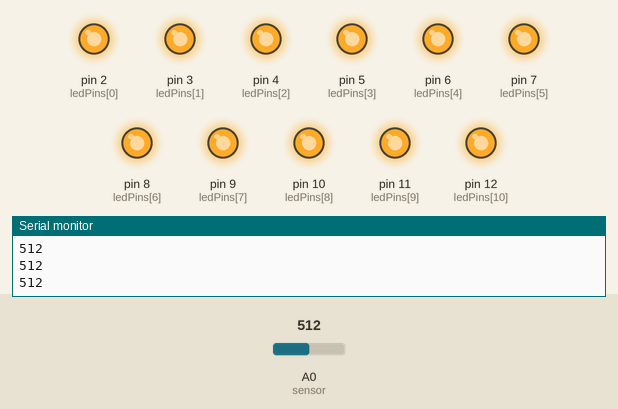
A sketch run on a simulated Arduino Uno, built with avr-gcc and run on an emulated ATmega328P. Shown: output pins drawn as LEDs (lit = HIGH), the last lines printed to the serial monitor. The test bench sets the inputs (shaded band); at power-on: A0 (sensor) = 512.

Above: at 1.2 s.
1.3 s: A0 (sensor) set to 472
At 2.5 s:
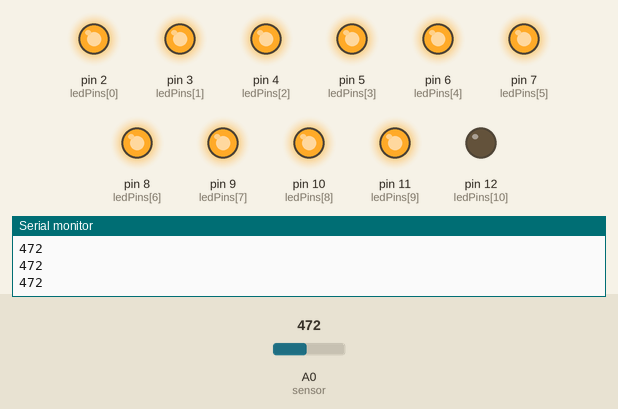
2.8 s: A0 (sensor) set to 434
At 3.2 s:
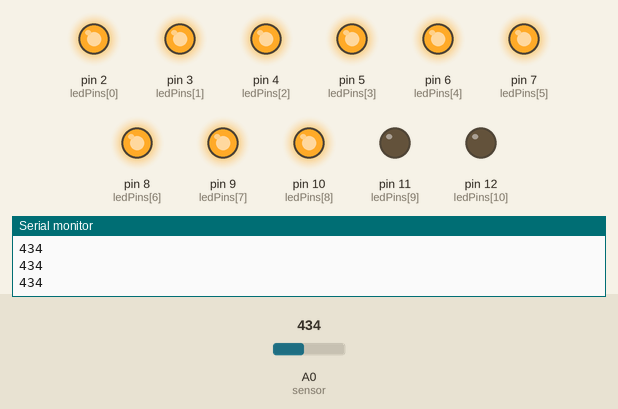
4.3 s: A0 (sensor) set to 402
At 4.7 s:
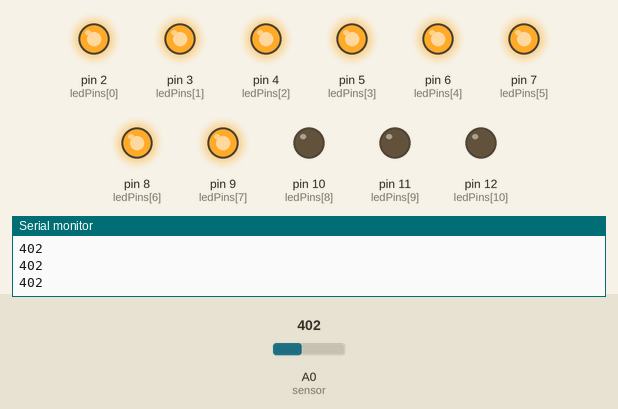
5.8 s: A0 (sensor) set to 306
At 6.2 s:
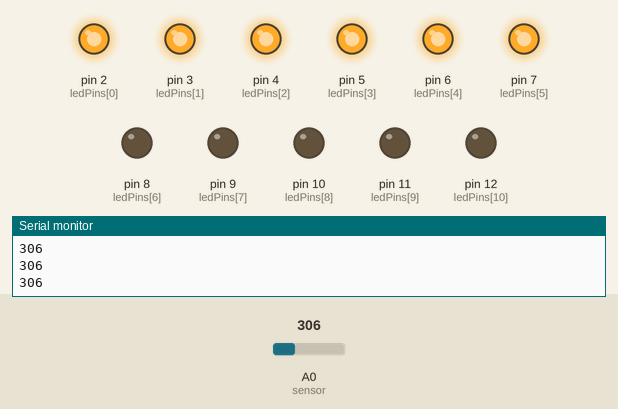
7.3 s: A0 (sensor) set to 122
At 7.6 s:
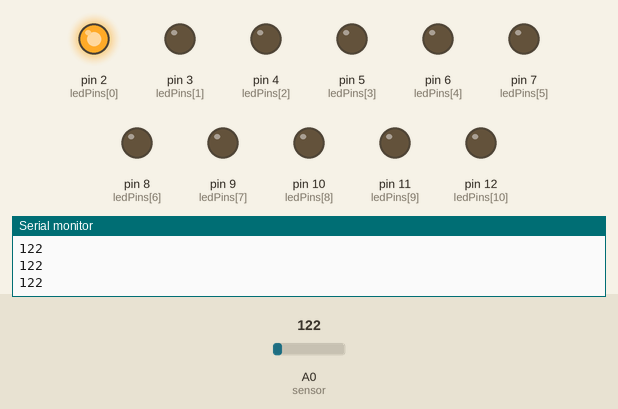
8.8 s: A0 (sensor) set to 0
At 9.5 s:
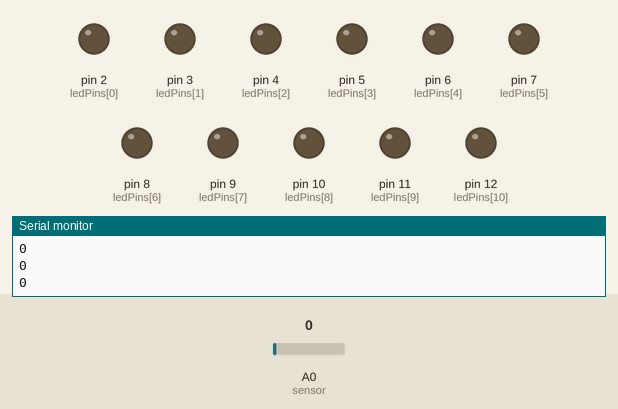
Timing chart, 0 to 11.3 s (numbered marks = the images above; inputs shaded):
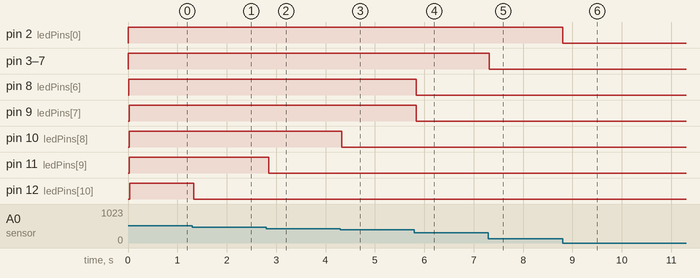

Measured:
- the behaviour switches between 490 and 489 on A0 (sensor) (found by bisection; images 0 and 1)
- the behaviour switches between 451 and 450 on A0 (sensor) (found by bisection; images 1 and 2)
- the behaviour switches between 412 and 411 on A0 (sensor) (found by bisection; images 2 and 3)
- after the input at 1.3 s, pin 12 (ledPins[10]): HIGH → LOW at once
- after the input at 2.8 s, pin 11 (ledPins[9]): HIGH → LOW after 0.05 s
- after the input at 4.3 s, pin 10 (ledPins[8]): HIGH → LOW at once
- after the input at 5.8 s, pin 8 (ledPins[6]), pin 9 (ledPins[7]): HIGH → LOW at once
- after the input at 7.3 s, pin 3 (ledPins[1]), pin 4 (ledPins[2]), pin 5 (ledPins[3]), pin 6 (ledPins[4]), pin 7 (ledPins[5]): HIGH → LOW at once
- after the input at 8.8 s, pin 2 (ledPins[0]): HIGH → LOW at once

The sketch:

Fotometro.ino
```cpp
// Termometro simples
// Terceiro estudo arduino   -  30/08/2012

const int sensor = A0;   // Sensor de Temepratura
const int totalLeds = 11;    // numero total de leds


int ledPins[] = { 2, 3, 4, 5, 6, 7,8,9,10,11,12};   // array com os pinos dos leds


void setup() {
  Serial.begin(9600);
    // Definir todos os modos de pino dos leds
    for (int thisLed = 0; thisLed < totalLeds; thisLed++) {
      pinMode(ledPins[thisLed], OUTPUT);
    }

}

void loop() {
  // Le o resultado do sensor
  int sensorReading = analogRead(sensor);
  // mapeia o resultado do sensor de 0 ate o numero de leds
  int ledLevel = map(sensorReading, 60, 490, 0, totalLeds);
  // Loop no vetor de leds
  for (int thisLed = 0; thisLed < totalLeds; thisLed++) {
    // se o led atual for menor que o total de leds,
    // acende os leds
      if (thisLed < ledLevel) {
        digitalWrite(ledPins[thisLed], HIGH);
        delay(3);
       }
      // desliga todos os leds menores que ledLevel:
      else {
        digitalWrite(ledPins[thisLed], LOW);
      }
  }


Serial.println (sensorReading);

}
```
